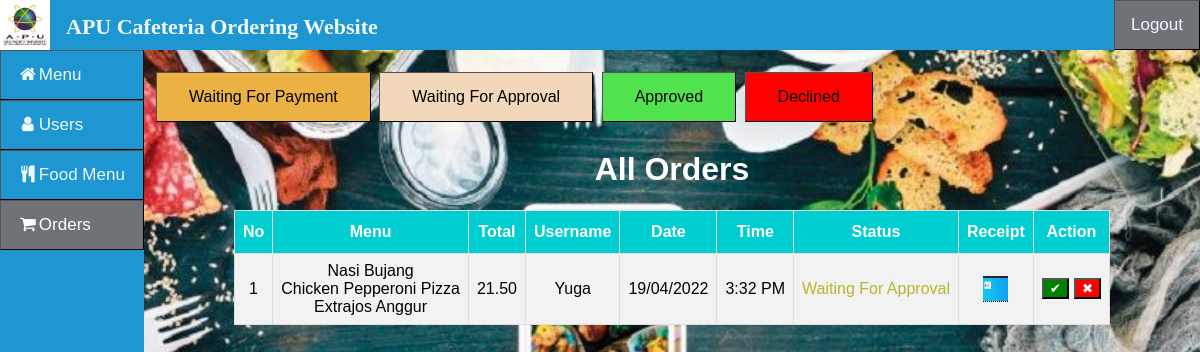
Page /Admin/Orders.php (signed in) on the committed database.
### tables this page shows
CREATE TABLE `orders` (
  `id` int(9) NOT NULL,
  `datetime` timestamp NOT NULL DEFAULT current_timestamp(),
  `username` varchar(255) NOT NULL,
  `menuID` varchar(99) NOT NULL,
  `category` varchar(255) NOT NULL,
  `total` float(9,2) NOT NULL,
  `receipt` varchar(255) DEFAULT NULL,
  `status` int(9) NOT NULL
);

CREATE TABLE `menu` (
  `id` int(9) NOT NULL,
  `name` varchar(255) NOT NULL,
  `price` float(8,2) NOT NULL,
  `image` varchar(255) DEFAULT NULL,
  `category` int(9) NOT NULL
);

### Admin/Orders.php (the view, shortened to what this page needs)
<?php
if(isset ($_SESSION["username"]))
{	include "Header.php";?>
<!DOCTYPE html>
<html>
<head>
</head>
<body>
	<div class="main">
	<div class="sort">
		<a href="Orders.php?status=0" style="background-color: #ebb142;" class="button button2">Waiting For Payment</a>
		<a href="Orders.php?status=1" style="background-color: #f3d7ba;" class="button button2">Waiting For Approval</a>
		<a href="Orders.php?status=2" style="background-color: #51e34e;" class="button button2">Approved</a>
		<a href="Orders.php?status=3" style="background-color: red;" class="button button2">Declined</a>
	</div>
<?php
	if(isset($_GET['status']))
	{
		if($_GET['status']==0){
			$queryGet = "select * from orders WHERE status = 0";
			$resultGet = mysqli_query($link,$queryGet);
			echo "<h1 align='center'>Waiting For Payment Orders</h1>";
		}
		if($_GET['status']==1){
			$queryGet = "select * from orders WHERE status = 1";
			$resultGet = mysqli_query($link,$queryGet);
			echo "<h1 align='center'>Waiting For Approval Orders</h1>";
		}
		if($_GET['status']==2){
			$queryGet = "select * from orders WHERE status = 2";
			$resultGet = mysqli_query($link,$queryGet);
			echo "<h1 align='center'>Approved Orders</h1>";
		}
		if($_GET['status']==3){
			$queryGet = "select * from orders WHERE status = 3";
			$resultGet = mysqli_query($link,$queryGet);
			echo "<h1 align='center'>Declined Orders</h1>";
		}
	}
	else{
		$queryGet = "select * from orders ORDER BY  datetime DESC";
		$resultGet = mysqli_query($link,$queryGet);
		echo "<h1 align='center'>All Orders</h1>";
	}
	if(!$resultGet)
	{
		die ("Invalid Query - get Items List: ". mysqli_error($link));
	}
	else
	{
?>
	<table id="table" border="1" align="center">
		<tr>
			<th>No</th>
			<th>Menu</th>
			<th>Total</th>
			<th>Username</th>
			<th>Date</th>
			<th>Time</th>
			<th>Status</th>
			<th>Receipt</th>
			<th>Action</th>
		</tr>
<?php	$no=1;
		while($row= mysqli_fetch_array($resultGet, MYSQLI_BOTH))
		{
			$tmp = $row['datetime'];
            $Dtime = new DateTime($tmp);
			$date = $Dtime->format('d/m/Y');
			$time = $Dtime->format('g:i A');
		?>
		<tr>
		<form action="Approve.php" method="POST">
			<td><?php echo $no;?></td>
			<td><?php
				$menuarr = explode("|",$row['menuID']);
				foreach ($menuarr as $item){
					$resultGetMenu = mysqli_query($link,"SELECT name FROM menu WHERE id = '".$item."'");
					$rowMenu = mysqli_fetch_array($resultGetMenu, MYSQLI_BOTH);
					echo $rowMenu['name'];
					echo "<br>";
				}?>
			</td>
			<td><?php echo $row['total'];?></td>
			<td><?php echo $row['username'];?></td>
			<td><?php echo $date;?></td>
			<td><?php echo $time;?></td>
			<td><?php
			if($row['status']=="1")	echo "<p style='color: #b7b72c;'>Waiting For Approval</p>";
			?>
			</td>
			<td>
				<?php
				if($row['receipt'] == NULL){
					echo "-";
				}
				else{?>
					<div class="tooltip"><a href="../Customer/Upload/<?php echo $row['receipt'];?>" target=”_blank”>
						<img border="0" alt="editB" src="../Customer/Upload/<?php echo $row['receipt'];?>" width="25" height="25">
						</a>
					</div><?php	}?>
			</td>
			<td><?php
			if($row['status']=="1") {?>
			<button type="submit" name="approve" value="2"<?php
			if($row['status']=="1"){
				echo "style='background:green;color:white;margin-right: 5px;'><span>&#10004;</span></button>";
				echo "<button type='submit' name='approve' value='3' style='background:red;color:white;'><span>&#10006;</span></button>";
			}
			else	echo "disabled>-</button>";?>
			<?php }
			?></td>
		</form>
		</tr>
			<?php	$no++;	}?>
	</table>
<?php
	}
}
else	{
	echo "No session exists or session has expired. Please log in again ";
	echo "Page will be redirect in 5 seconds";
	header('Refresh: 5; ../Auth/Login.php');
}
?>
</div>
</body>
</html>

### css/topNav.css (style rules this page uses)
* { box-sizing: border-box; }
body { margin: 0; font-family: Arial, Helvetica, sans-serif !important; background-image: url("bc5.jpg"); background-position: center; background-size: cover; background-attachment: fixed; position:absolute; top:10%; max-width: -webkit-fill-available; right: 0px; left: 0px; }
h1, h2 { text-align:center; color:white; }
.button { background-color: #4CAF50; border: solid; color: black; padding: 15px 32px; text-align: center; text-decoration: none; display: inline-block; font-size: 16px; margin: 4px 2px; cursor: pointer; -webkit-transition-duration: 0.4s; transition-duration: 0.4s; border-width:thin; border-color:black; border-style: outset; }
#table { font-family: "Trebuchet MS", Arial, Helvetica, sans-serif; border-collapse: collapse; margin-bottom : 50px; }
#table td, #table th { border: 1px solid #ddd; padding: 8px; text-align: center; max-width: auto; }
#table img { text-align: center; max-width: auto; }
#table tr { background-color: #f2f2f2; }
#table th { padding-top: 12px; padding-bottom: 12px; text-align: center; background-color: #00CED1; color: white; max-width: auto; background-position: center; }

### Admin/Header.php (style rules this page uses)
body { font-family: "Lato", sans-serif; }
.main { margin-left: 12%; padding: 0px 10px; margin-top:-30px; }

### Admin/Orders.php (style rules this page uses)
.sort { position: relative; float:right; display: inline; width: 100%; margin-top: -25px; margin-bottom: 25px; font: black; }
.tooltip { position: relative; display: inline-block; border-bottom: 1px dotted black; }

### rows in the picture
orders: total "21.50", username "Yuga", datetime "19/04/2022", datetime "3:32 PM", status "Waiting For Approval", receipt (picture)
menu: name "Nasi Bujang"
menu: name "Chicken Pepperoni Pizza"
menu: name "Extrajos Anggur"
